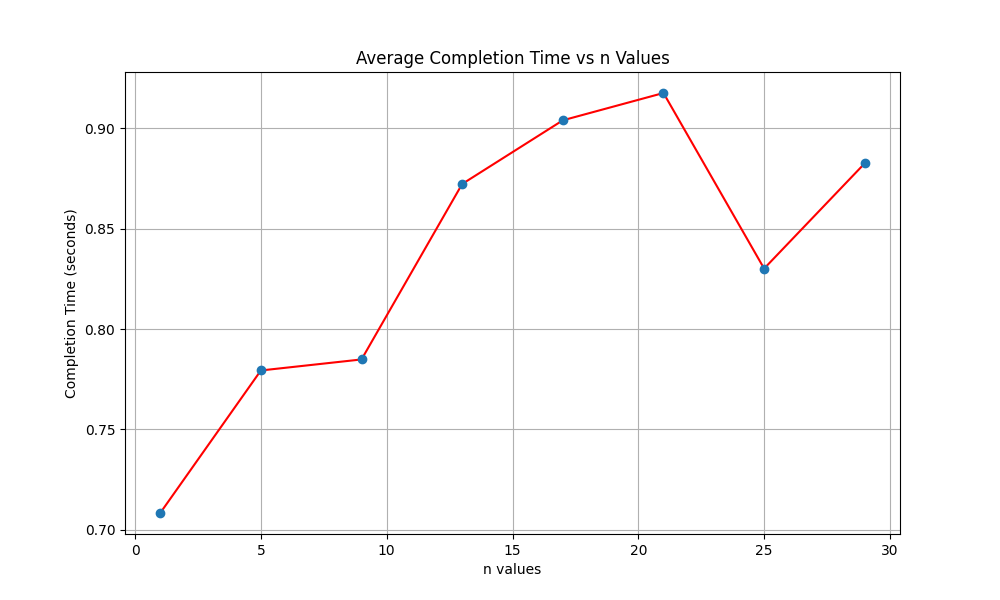

Source code (Python):
import matplotlib.pyplot as plt
import numpy as np

n_values = []
average_times = []


with open("avg_time_per_client.txt") as f:
    for line in f:
        n, avg_time = map(float, line.split(" "))
        n_values.append(n)
        average_times.append(avg_time)
       

n_values = np.array(n_values)
average_times = np.array(average_times)
# coefficients = np.polyfit(n_values, average_times, 5)
# polynomial = np.poly1d(coefficients)
# y_curve=polynomial(n_values)

plt.figure(figsize=(10, 6))
plt.errorbar(n_values, average_times, fmt='o', linestyle='none', capsize=5, label="Average Completion Time")
plt.plot(n_values, average_times, color='red')

plt.xlabel('n values')
plt.ylabel('Completion Time (seconds)')
plt.title('Average Completion Time vs n Values')

plt.grid(True)
# plt.legend()

plt.savefig("plot.png")
